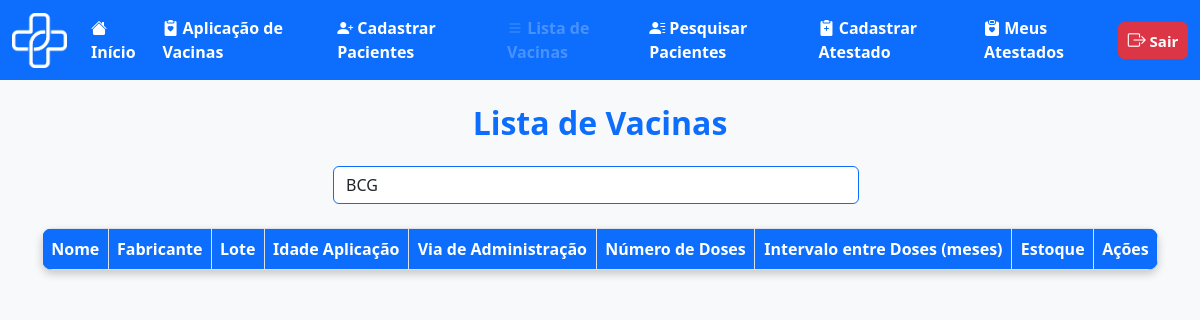
The page /medica/listavac.php?nome_vacina=BCG (signed in) on the database as committed earlier.
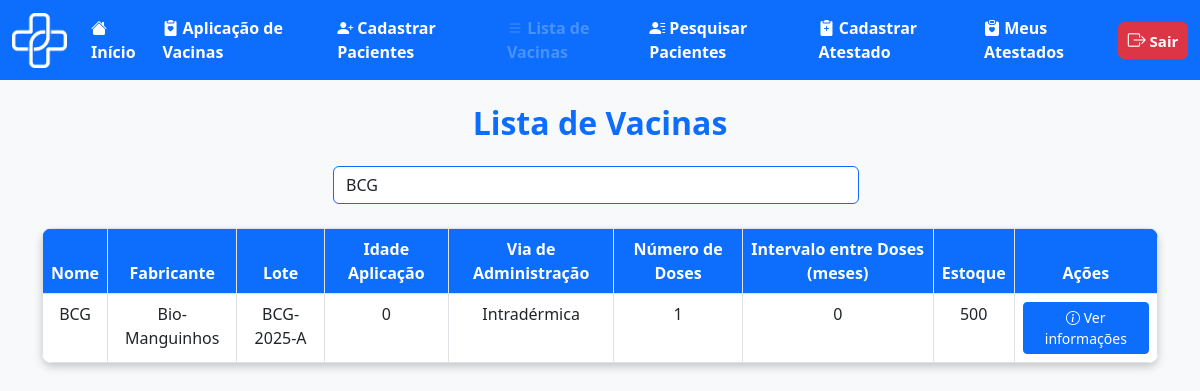
The same page on the database as committed later.
### tables this page shows
CREATE TABLE `vacina` (
  `id_vaci` int(11) NOT NULL,
  `nome_vaci` varchar(100) NOT NULL,
  `fabri_vaci` varchar(100) NOT NULL,
  `lote_vaci` varchar(50) NOT NULL,
  `idade_aplica` int(3) NOT NULL,
  `via_adimicao` varchar(50) NOT NULL,
  `n_dose` int(1) NOT NULL,
  `intervalo_dose` int(11) NOT NULL,
  `estoque` int(11) NOT NULL
);

### medica/listavac.php (the view, shortened to what the changed rows need)
<?php
include('../outros/db_connect.php');
$nome_vacina = '';
if (isset($_GET['nome_vacina'])) {
    $nome_vacina = trim($_GET['nome_vacina']);
}
if (!empty($nome_vacina)) {
    $sql = "SELECT id_vaci, nome_vaci, fabri_vaci, lote_vaci, idade_aplica, via_adimicao, n_dose, intervalo_dose, estoque
            FROM vacina WHERE nome_vaci LIKE ?";
    $stmt = $conn->prepare($sql);
    $like_param = '%' . $nome_vacina . '%';
    $stmt->bind_param('s', $like_param);
    $stmt->execute();
    $result = $stmt->get_result();
} else {
    $sql = "SELECT id_vaci, nome_vaci, fabri_vaci, lote_vaci, idade_aplica, via_adimicao, n_dose, intervalo_dose, estoque
            FROM vacina";
    $result = $conn->query($sql);
}
?>
<!DOCTYPE html>
<html lang="pt-BR">
<head>
    <link href="https://cdn.jsdelivr.net/npm/bootstrap-icons/font/bootstrap-icons.css" rel="stylesheet">
    <link href="https://cdn.jsdelivr.net/npm/bootstrap@5.3.0/dist/css/bootstrap.min.css" rel="stylesheet">
</head>
<body>
    <div class="container mt-4">
        <h2 class="text-center text-primary fw-bold">Lista de Vacinas</h2>
        <br>
        <div id="tabela-vacinas" class="d-flex justify-content-center">
            <table class="table table-bordered text-center mx-auto">
                <thead>
                    <tr>
                        <th>Nome</th>
                        <th>Fabricante</th>
                        <th>Lote</th>
                        <th>Idade Aplicação</th>
                        <th>Via de Administração</th>
                        <th>Número de Doses</th>
                        <th>Intervalo entre Doses (meses)</th>
                        <th>Estoque</th>
                        <th>Ações</th>
                    </tr>
                </thead>
                <tbody>
                    <?php
                    $rowIndex = 0;
                    while ($row = $result->fetch_assoc()):
                        if ($rowIndex === 0) {
                            $rowClass = 'bg-white';
                        } else {
                            $rowClass = ($rowIndex % 2 === 1) ? 'table-secondary' : 'bg-white';
                        }
                        ?>
                        <tr class="<?php echo $rowClass; ?>">
                            <td><?php echo htmlspecialchars($row['nome_vaci']); ?></td>
                            <td><?php echo htmlspecialchars($row['fabri_vaci']); ?></td>
                            <td><?php echo htmlspecialchars($row['lote_vaci']); ?></td>
                            <td><?php echo htmlspecialchars($row['idade_aplica']); ?></td>
                            <td><?php echo htmlspecialchars($row['via_adimicao']); ?></td>
                            <td><?php echo htmlspecialchars($row['n_dose']); ?></td>
                            <td><?php echo htmlspecialchars($row['intervalo_dose']); ?></td>
                            <td><?php echo htmlspecialchars($row['estoque']); ?></td>
                            <td>
                                <a href="ver_vacina.php?id_vaci=<?php echo urlencode($row['id_vaci']); ?>"
                                    class="btn btn-primary btn-sm">
                                    <i class="bi bi-info-circle"></i> Ver informações
                                </a>
                            </td>
                        </tr>
                        <?php $rowIndex++; endwhile; ?>
                </tbody>
            </table>
        </div>
    </div>
</body>
</html>

Rows that differ between the two databases and show on the page:
added vacina: nome_vaci "BCG", fabri_vaci "Bio-Manguinhos", lote_vaci "BCG-2025-A", idade_aplica "0", via_adimicao "Intradérmica", n_dose "1", intervalo_dose "0", estoque "500"
